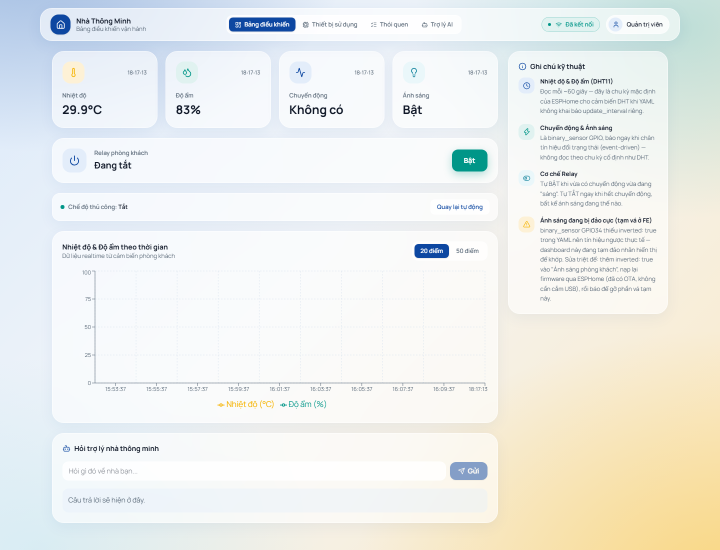
#> input picture bao-cao/work/images/dashboard.png, 1440 x 1100 px, found by its file name (shown at 1/2 size)
$ python final_image_patch.py
#> lines starting #> are read from the running program, lines starting #| are printed output that depends on the picture
from pathlib import Path
from PIL import Image,ImageOps
from zipfile import ZipFile,ZIP_DEFLATED
from io import BytesIO
import hashlib,json

work=Path('bao-cao/work');doc=Path('bao-cao/Bao_cao_He_thong_IoT_Nha_thong_minh.docx')
src=Image.open(work/'images/dashboard.png').crop((95,95,1005,450)).convert('RGB')
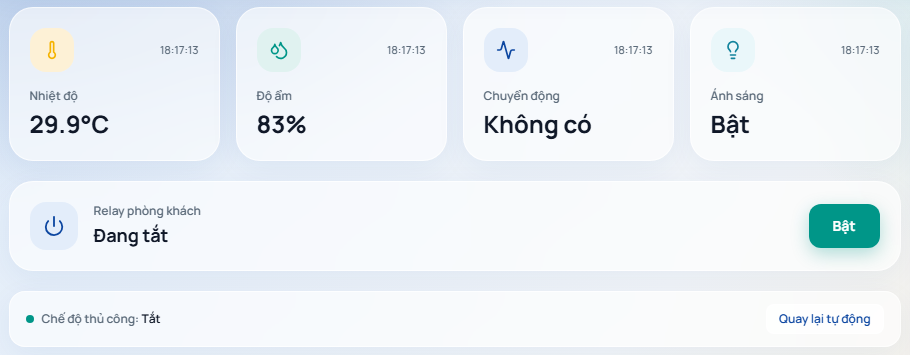
#> src: PIL image 910x355 RGB; mean R, G, B 236.2, 241.9, 246.2
src=ImageOps.contain(src,(1310,440));frame=Image.new('RGB',(1310,440),'white')
#> after `frame = Image.new('RGB', (1310, 440), 'white')`: frame: PIL image 1310x440 RGB; every value is 255
frame.paste(src,((1310-src.width)//2,(440-src.height)//2));frame.save(work/'images/dashboard-status.png')
#> after `frame.paste(src, ((1310 - src.width) // 2, (440 - src.height) // 2))`:
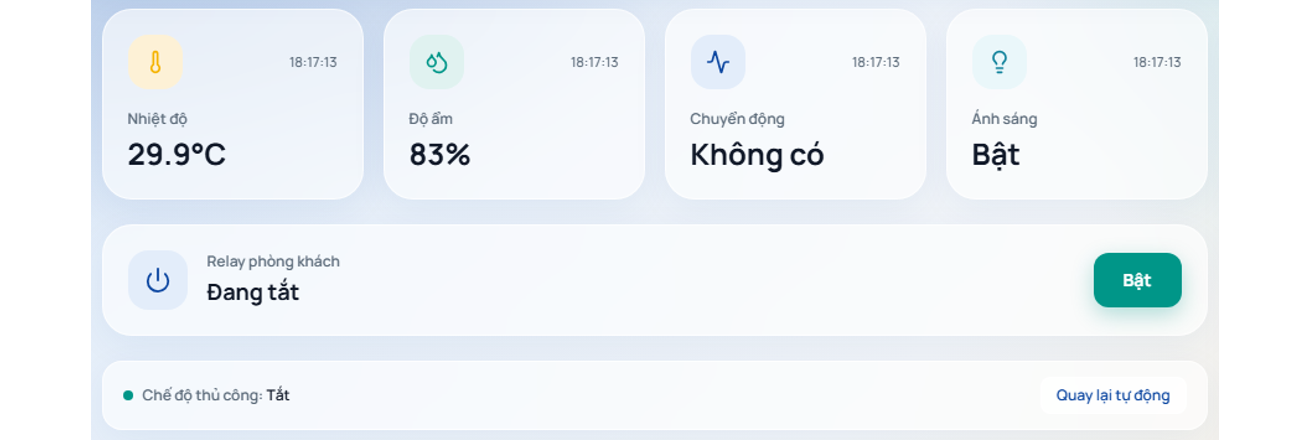
#> frame: PIL image 1310x440 RGB; mean R, G, B 238.9, 243.7, 247.4
replacement=(work/'images/dashboard-status.png').read_bytes()
before={};changed=[];temp=doc.with_suffix('.patched.docx')
#> (the run stopped early here; a loop or call above may not have finished)

$ run again, with bao-cao/work/images/mqtt-topics-focused.png copied over bao-cao/work/images/dashboard.png
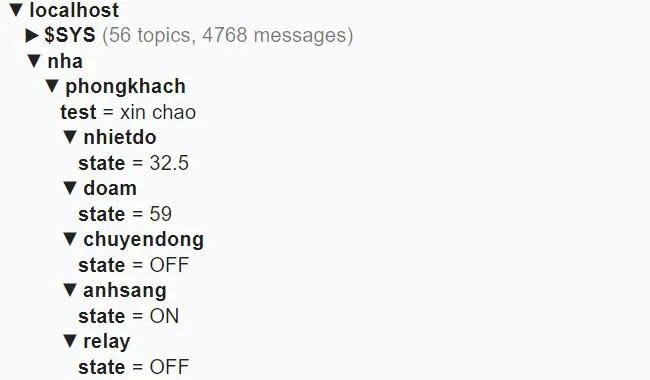
#> input picture bao-cao/work/images/mqtt-topics-focused.png, 650 x 380 px, found by its file name
#> `src=Image.open(work/'images/dashboard.png').crop((95,95,1005,450)).con..`:
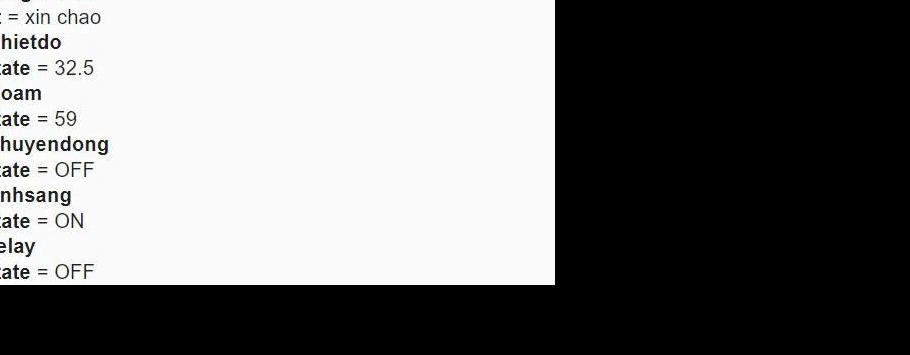
#> src: PIL image 910x355 RGB; mean R, G, B 119.7, 119.8, 119.7
#> `frame.paste(src, ((1310 - src.width) // 2, (440 - src.height) // 2))`:
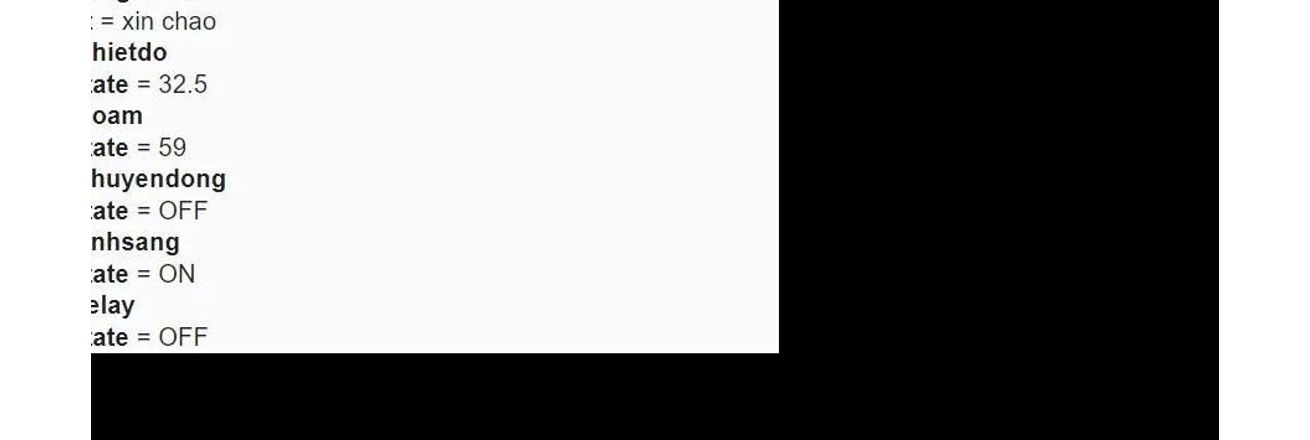
#> frame: PIL image 1310x440 RGB; mean R, G, B 138.5, 138.5, 138.5
